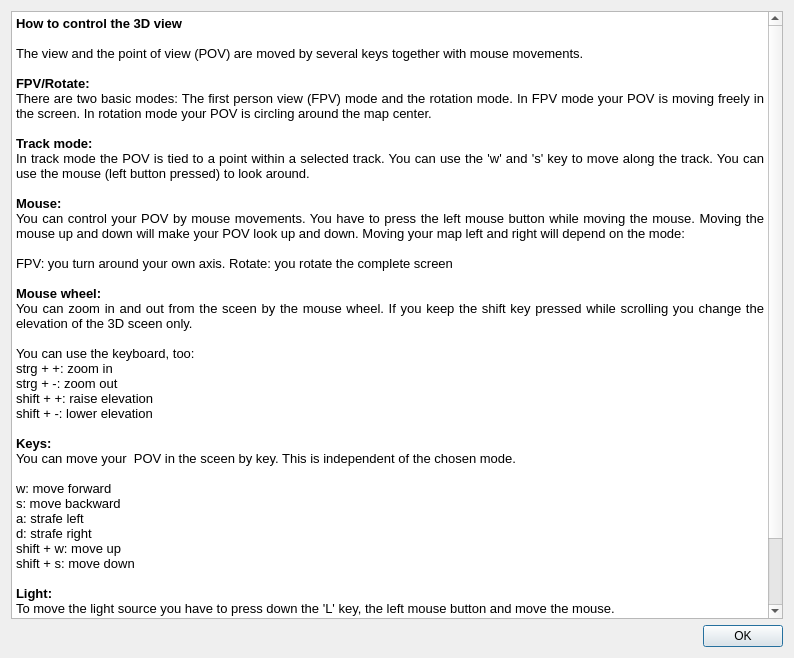
<?xml version="1.0" encoding="UTF-8"?>
<ui version="4.0">
 <class>IDlg3DHelp</class>
 <widget class="QDialog" name="IDlg3DHelp">
  <property name="geometry">
   <rect>
    <x>0</x>
    <y>0</y>
    <width>794</width>
    <height>658</height>
   </rect>
  </property>
  <property name="windowTitle">
   <string>Help for 3D view...</string>
  </property>
  <layout class="QVBoxLayout" name="verticalLayout">
   <item>
    <widget class="QTextBrowser" name="textBrowser">
     <property name="html">
      <string>&lt;!DOCTYPE HTML PUBLIC &quot;-//W3C//DTD HTML 4.0//EN&quot; &quot;http://www.w3.org/TR/REC-html40/strict.dtd&quot;&gt;
&lt;html&gt;&lt;head&gt;&lt;meta name=&quot;qrichtext&quot; content=&quot;1&quot; /&gt;&lt;style type=&quot;text/css&quot;&gt;
p, li { white-space: pre-wrap; }
&lt;/style&gt;&lt;/head&gt;&lt;body style=&quot; font-family:'Sans Serif'; font-size:9pt; font-weight:400; font-style:normal;&quot;&gt;
&lt;p align=&quot;justify&quot; style=&quot; margin-top:0px; margin-bottom:0px; margin-left:0px; margin-right:0px; -qt-block-indent:0; text-indent:0px;&quot;&gt;&lt;span style=&quot; font-size:10pt; font-weight:600;&quot;&gt;How to control the 3D view&lt;/span&gt;&lt;/p&gt;
&lt;p align=&quot;justify&quot; style=&quot;-qt-paragraph-type:empty; margin-top:0px; margin-bottom:0px; margin-left:0px; margin-right:0px; -qt-block-indent:0; text-indent:0px; font-size:10pt; font-weight:600;&quot;&gt;&lt;/p&gt;
&lt;p align=&quot;justify&quot; style=&quot; margin-top:0px; margin-bottom:0px; margin-left:0px; margin-right:0px; -qt-block-indent:0; text-indent:0px;&quot;&gt;&lt;span style=&quot; font-size:10pt;&quot;&gt;The view and the point of view (POV) are moved by several keys together with mouse movements. &lt;/span&gt;&lt;/p&gt;
&lt;p align=&quot;justify&quot; style=&quot;-qt-paragraph-type:empty; margin-top:0px; margin-bottom:0px; margin-left:0px; margin-right:0px; -qt-block-indent:0; text-indent:0px; font-size:10pt;&quot;&gt;&lt;/p&gt;
&lt;p align=&quot;justify&quot; style=&quot; margin-top:0px; margin-bottom:0px; margin-left:0px; margin-right:0px; -qt-block-indent:0; text-indent:0px;&quot;&gt;&lt;span style=&quot; font-size:10pt; font-weight:600;&quot;&gt;FPV/Rotate:&lt;/span&gt;&lt;/p&gt;
&lt;p align=&quot;justify&quot; style=&quot; margin-top:0px; margin-bottom:0px; margin-left:0px; margin-right:0px; -qt-block-indent:0; text-indent:0px;&quot;&gt;&lt;span style=&quot; font-size:10pt;&quot;&gt;There are two basic modes: The first person view (FPV) mode and the rotation mode. In FPV mode your POV is moving freely in the screen. In rotation mode your POV is circling around the map center.&lt;/span&gt;&lt;/p&gt;
&lt;p align=&quot;justify&quot; style=&quot;-qt-paragraph-type:empty; margin-top:0px; margin-bottom:0px; margin-left:0px; margin-right:0px; -qt-block-indent:0; text-indent:0px; font-size:10pt;&quot;&gt;&lt;/p&gt;
&lt;p align=&quot;justify&quot; style=&quot; margin-top:0px; margin-bottom:0px; margin-left:0px; margin-right:0px; -qt-block-indent:0; text-indent:0px;&quot;&gt;&lt;span style=&quot; font-size:10pt; font-weight:600;&quot;&gt;Track mode:&lt;/span&gt;&lt;/p&gt;
&lt;p align=&quot;justify&quot; style=&quot; margin-top:0px; margin-bottom:0px; margin-left:0px; margin-right:0px; -qt-block-indent:0; text-indent:0px;&quot;&gt;&lt;span style=&quot; font-size:10pt;&quot;&gt;In track mode the POV is tied to a point within a selected track. You can use the 'w' and 's' key to move along the track. You can use the mouse (left button pressed) to look around.&lt;/span&gt;&lt;/p&gt;
&lt;p align=&quot;justify&quot; style=&quot;-qt-paragraph-type:empty; margin-top:0px; margin-bottom:0px; margin-left:0px; margin-right:0px; -qt-block-indent:0; text-indent:0px; font-size:10pt;&quot;&gt;&lt;/p&gt;
&lt;p align=&quot;justify&quot; style=&quot; margin-top:0px; margin-bottom:0px; margin-left:0px; margin-right:0px; -qt-block-indent:0; text-indent:0px;&quot;&gt;&lt;span style=&quot; font-size:10pt; font-weight:600;&quot;&gt;Mouse:&lt;/span&gt;&lt;/p&gt;
&lt;p align=&quot;justify&quot; style=&quot; margin-top:0px; margin-bottom:0px; margin-left:0px; margin-right:0px; -qt-block-indent:0; text-indent:0px;&quot;&gt;&lt;span style=&quot; font-size:10pt;&quot;&gt;You can control your POV by mouse movements. You have to press the left mouse button while moving the mouse. Moving the mouse up and down will make your POV look up and down. Moving your map left and right will depend on the mode:&lt;/span&gt;&lt;/p&gt;
&lt;p align=&quot;justify&quot; style=&quot;-qt-paragraph-type:empty; margin-top:0px; margin-bottom:0px; margin-left:0px; margin-right:0px; -qt-block-indent:0; text-indent:0px; font-size:10pt;&quot;&gt;&lt;/p&gt;
&lt;p align=&quot;justify&quot; style=&quot; margin-top:0px; margin-bottom:0px; margin-left:0px; margin-right:0px; -qt-block-indent:0; text-indent:0px;&quot;&gt;&lt;span style=&quot; font-size:10pt;&quot;&gt;FPV: you turn around your own axis. Rotate: you rotate the complete screen&lt;/span&gt;&lt;/p&gt;
&lt;p align=&quot;justify&quot; style=&quot;-qt-paragraph-type:empty; margin-top:0px; margin-bottom:0px; margin-left:0px; margin-right:0px; -qt-block-indent:0; text-indent:0px; font-size:10pt;&quot;&gt;&lt;/p&gt;
&lt;p align=&quot;justify&quot; style=&quot; margin-top:0px; margin-bottom:0px; margin-left:0px; margin-right:0px; -qt-block-indent:0; text-indent:0px;&quot;&gt;&lt;span style=&quot; font-size:10pt; font-weight:600;&quot;&gt;Mouse wheel:&lt;/span&gt;&lt;/p&gt;
&lt;p align=&quot;justify&quot; style=&quot; margin-top:0px; margin-bottom:0px; margin-left:0px; margin-right:0px; -qt-block-indent:0; text-indent:0px;&quot;&gt;&lt;span style=&quot; font-size:10pt;&quot;&gt;You can zoom in and out from the sceen by the mouse wheel. If you keep the shift key pressed while scrolling you change the elevation of the 3D sceen only.&lt;/span&gt;&lt;/p&gt;
&lt;p align=&quot;justify&quot; style=&quot;-qt-paragraph-type:empty; margin-top:0px; margin-bottom:0px; margin-left:0px; margin-right:0px; -qt-block-indent:0; text-indent:0px; font-size:10pt;&quot;&gt;&lt;/p&gt;
&lt;p align=&quot;justify&quot; style=&quot; margin-top:0px; margin-bottom:0px; margin-left:0px; margin-right:0px; -qt-block-indent:0; text-indent:0px;&quot;&gt;&lt;span style=&quot; font-size:10pt;&quot;&gt;You can use the keyboard, too:&lt;/span&gt;&lt;/p&gt;
&lt;p align=&quot;justify&quot; style=&quot; margin-top:0px; margin-bottom:0px; margin-left:0px; margin-right:0px; -qt-block-indent:0; text-indent:0px;&quot;&gt;&lt;span style=&quot; font-size:10pt;&quot;&gt;strg + +: zoom in&lt;/span&gt;&lt;/p&gt;
&lt;p align=&quot;justify&quot; style=&quot; margin-top:0px; margin-bottom:0px; margin-left:0px; margin-right:0px; -qt-block-indent:0; text-indent:0px;&quot;&gt;&lt;span style=&quot; font-size:10pt;&quot;&gt;strg + -: zoom out&lt;/span&gt;&lt;/p&gt;
&lt;p align=&quot;justify&quot; style=&quot; margin-top:0px; margin-bottom:0px; margin-left:0px; margin-right:0px; -qt-block-indent:0; text-indent:0px;&quot;&gt;&lt;span style=&quot; font-size:10pt;&quot;&gt;shift + +: raise elevation&lt;/span&gt;&lt;/p&gt;
&lt;p align=&quot;justify&quot; style=&quot; margin-top:0px; margin-bottom:0px; margin-left:0px; margin-right:0px; -qt-block-indent:0; text-indent:0px;&quot;&gt;&lt;span style=&quot; font-size:10pt;&quot;&gt;shift + -: lower elevation&lt;/span&gt;&lt;/p&gt;
&lt;p align=&quot;justify&quot; style=&quot;-qt-paragraph-type:empty; margin-top:0px; margin-bottom:0px; margin-left:0px; margin-right:0px; -qt-block-indent:0; text-indent:0px; font-size:10pt;&quot;&gt;&lt;/p&gt;
&lt;p align=&quot;justify&quot; style=&quot; margin-top:0px; margin-bottom:0px; margin-left:0px; margin-right:0px; -qt-block-indent:0; text-indent:0px;&quot;&gt;&lt;span style=&quot; font-size:10pt; font-weight:600;&quot;&gt;Keys:&lt;/span&gt;&lt;/p&gt;
&lt;p align=&quot;justify&quot; style=&quot; margin-top:0px; margin-bottom:0px; margin-left:0px; margin-right:0px; -qt-block-indent:0; text-indent:0px;&quot;&gt;&lt;span style=&quot; font-size:10pt;&quot;&gt;You can move your  POV in the sceen by key. This is independent of the chosen mode.&lt;/span&gt;&lt;/p&gt;
&lt;p align=&quot;justify&quot; style=&quot;-qt-paragraph-type:empty; margin-top:0px; margin-bottom:0px; margin-left:0px; margin-right:0px; -qt-block-indent:0; text-indent:0px; font-size:10pt;&quot;&gt;&lt;/p&gt;
&lt;p align=&quot;justify&quot; style=&quot; margin-top:0px; margin-bottom:0px; margin-left:0px; margin-right:0px; -qt-block-indent:0; text-indent:0px;&quot;&gt;&lt;span style=&quot; font-size:10pt;&quot;&gt;w: move forward&lt;/span&gt;&lt;/p&gt;
&lt;p align=&quot;justify&quot; style=&quot; margin-top:0px; margin-bottom:0px; margin-left:0px; margin-right:0px; -qt-block-indent:0; text-indent:0px;&quot;&gt;&lt;span style=&quot; font-size:10pt;&quot;&gt;s: move backward&lt;/span&gt;&lt;/p&gt;
&lt;p align=&quot;justify&quot; style=&quot; margin-top:0px; margin-bottom:0px; margin-left:0px; margin-right:0px; -qt-block-indent:0; text-indent:0px;&quot;&gt;&lt;span style=&quot; font-size:10pt;&quot;&gt;a: strafe left&lt;/span&gt;&lt;/p&gt;
&lt;p align=&quot;justify&quot; style=&quot; margin-top:0px; margin-bottom:0px; margin-left:0px; margin-right:0px; -qt-block-indent:0; text-indent:0px;&quot;&gt;&lt;span style=&quot; font-size:10pt;&quot;&gt;d: strafe right&lt;/span&gt;&lt;/p&gt;
&lt;p align=&quot;justify&quot; style=&quot; margin-top:0px; margin-bottom:0px; margin-left:0px; margin-right:0px; -qt-block-indent:0; text-indent:0px;&quot;&gt;&lt;span style=&quot; font-size:10pt;&quot;&gt;shift + w: move up&lt;/span&gt;&lt;/p&gt;
&lt;p align=&quot;justify&quot; style=&quot; margin-top:0px; margin-bottom:0px; margin-left:0px; margin-right:0px; -qt-block-indent:0; text-indent:0px;&quot;&gt;&lt;span style=&quot; font-size:10pt;&quot;&gt;shift + s: move down&lt;/span&gt;&lt;/p&gt;
&lt;p align=&quot;justify&quot; style=&quot;-qt-paragraph-type:empty; margin-top:0px; margin-bottom:0px; margin-left:0px; margin-right:0px; -qt-block-indent:0; text-indent:0px; font-size:10pt;&quot;&gt;&lt;/p&gt;
&lt;p align=&quot;justify&quot; style=&quot; margin-top:0px; margin-bottom:0px; margin-left:0px; margin-right:0px; -qt-block-indent:0; text-indent:0px;&quot;&gt;&lt;span style=&quot; font-size:10pt; font-weight:600;&quot;&gt;Light:&lt;/span&gt;&lt;/p&gt;
&lt;p align=&quot;justify&quot; style=&quot; margin-top:0px; margin-bottom:0px; margin-left:0px; margin-right:0px; -qt-block-indent:0; text-indent:0px;&quot;&gt;&lt;span style=&quot; font-size:10pt;&quot;&gt;To move the light source you have to press down the 'L' key, the left mouse button and move the mouse.&lt;/span&gt;&lt;/p&gt;
&lt;p align=&quot;justify&quot; style=&quot;-qt-paragraph-type:empty; margin-top:0px; margin-bottom:0px; margin-left:0px; margin-right:0px; -qt-block-indent:0; text-indent:0px; font-size:10pt;&quot;&gt;&lt;/p&gt;
&lt;p align=&quot;justify&quot; style=&quot; margin-top:0px; margin-bottom:0px; margin-left:0px; margin-right:0px; -qt-block-indent:0; text-indent:0px;&quot;&gt;&lt;span style=&quot; font-size:10pt;&quot;&gt;up: move light source north&lt;/span&gt;&lt;/p&gt;
&lt;p align=&quot;justify&quot; style=&quot; margin-top:0px; margin-bottom:0px; margin-left:0px; margin-right:0px; -qt-block-indent:0; text-indent:0px;&quot;&gt;&lt;span style=&quot; font-size:10pt;&quot;&gt;down: move light source south&lt;/span&gt;&lt;/p&gt;
&lt;p align=&quot;justify&quot; style=&quot; margin-top:0px; margin-bottom:0px; margin-left:0px; margin-right:0px; -qt-block-indent:0; text-indent:0px;&quot;&gt;&lt;span style=&quot; font-size:10pt;&quot;&gt;left: move light source west&lt;/span&gt;&lt;/p&gt;
&lt;p align=&quot;justify&quot; style=&quot; margin-top:0px; margin-bottom:0px; margin-left:0px; margin-right:0px; -qt-block-indent:0; text-indent:0px;&quot;&gt;&lt;span style=&quot; font-size:10pt;&quot;&gt;right: move light source east&lt;/span&gt;&lt;/p&gt;&lt;/body&gt;&lt;/html&gt;</string>
     </property>
    </widget>
   </item>
   <item>
    <widget class="QDialogButtonBox" name="buttonBox">
     <property name="orientation">
      <enum>Qt::Horizontal</enum>
     </property>
     <property name="standardButtons">
      <set>QDialogButtonBox::Ok</set>
     </property>
    </widget>
   </item>
  </layout>
 </widget>
 <resources/>
 <connections>
  <connection>
   <sender>buttonBox</sender>
   <signal>accepted()</signal>
   <receiver>IDlg3DHelp</receiver>
   <slot>accept()</slot>
   <hints>
    <hint type="sourcelabel">
     <x>248</x>
     <y>254</y>
    </hint>
    <hint type="destinationlabel">
     <x>157</x>
     <y>274</y>
    </hint>
   </hints>
  </connection>
  <connection>
   <sender>buttonBox</sender>
   <signal>rejected()</signal>
   <receiver>IDlg3DHelp</receiver>
   <slot>reject()</slot>
   <hints>
    <hint type="sourcelabel">
     <x>316</x>
     <y>260</y>
    </hint>
    <hint type="destinationlabel">
     <x>286</x>
     <y>274</y>
    </hint>
   </hints>
  </connection>
 </connections>
</ui>
